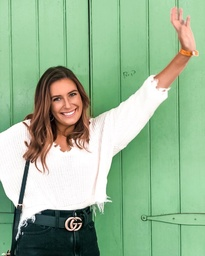
#> input picture images/emily.jpg, 205 x 256 px, shrunk from 1060 x 1325 before the run
$ python BESTgdfilter.py
#> lines starting #> are read from the running program, lines starting #| are printed output that depends on the picture
### simpleimage.py
#!/usr/bin/env python3

"""
Stanford CS106AP SimpleImage

Written by Nick Parlante, Sonja Johnson-Yu, and Nick Bowman.
 -7/2019  version, has file reading, pix, foreach, hidden get/setpix

SimpleImage Features:
Create image:
  image = SimpleImage.blank(400, 200)   # create new image of size
  image = SimpleImage('foo.jpg')        # create from file

Access size
  image.width, image.height

Get pixel at x,y
  pix = image.get_pixel(x, y)
  # pix is RGB tuple like (100, 200, 0)

Set pixel at x,y
  image.set_pixel(x, y, pix)   # set data by tuple also

Get Pixel object at x,y
  pixel = image.get_pixel(x, y)
  pixel.red = 0
  pixel.blue = 255

Show image on screen
  image.show()

The main() function below demonstrates the above functions as a test.
"""

import sys
# If the following line fails, "Pillow" needs to be installed
from PIL import Image


def clamp(num):
    """
    Return a "clamped" version of the given num,
    converted to be an int limited to the range 0..255 for 1 byte.
    """
    num = int(num)
    if num < 0:
        return 0
    if num >= 256:
        return 255
    return num


class Pixel(object):
    """
    A pixel at an x,y in a SimpleImage.
    Supports set/get .red .green .blue
    and get .x .y
    """
    def __init__(self, image, x, y):
        self.image = image
        self._x = x
        self._y = y

    def __str__(self):
        return 'r:' + str(self.red) + ' g:' + str(self.green) + ' b:' + str(self.blue)

    # Pillow image stores each pixel color as a (red, green, blue) tuple.
    # So the functions below have to unpack/repack the tuple to change anything.

    @property
    def red(self):
        return self.image.px[self._x, self._y][0]

    @red.setter
    def red(self, value):
        rgb = self.image.px[self._x, self._y]
        self.image.px[self._x, self._y] = (clamp(value), rgb[1], rgb[2])

    @property
    def green(self):
        return self.image.px[self._x, self._y][1]

    @green.setter
    def green(self, value):
        rgb = self.image.px[self._x, self._y]
        self.image.px[self._x, self._y] = (rgb[0], clamp(value), rgb[2])

    @property
    def blue(self):
        return self.image.px[self._x, self._y][2]

    @blue.setter
    def blue(self, value):
        rgb = self.image.px[self._x, self._y]
        self.image.px[self._x, self._y] = (rgb[0], rgb[1], clamp(value))

    @property
    def x(self):
        return self._x

    @property
    def y(self):
        return self._y


# color tuples for background color names 'red' 'white' etc.
BACK_COLORS = {
    'white': (255, 255, 255),
    'black': (0, 0, 0),
    'red': (255, 0, 0),
    'green': (0, 255, 0),
    'blue': (0, 0, 255),
}


class SimpleImage(object):
    def __init__(self, filename, width=0, height=0, back_color=None):
        """
        Create a new image. This case works: SimpleImage('foo.jpg')
        To create a blank image use SimpleImage.blank(500, 300)
        The other parameters here are for internal/experimental use.
        """
#> called with filename = 'images/emily.jpg', width = 0, height = 0
        # Create pil_image either from file, or making blank
        if filename:
            self.pil_image = Image.open(filename).convert("RGB")
#> self.pil_image is the input picture: PIL image 205x256 RGB; mean R, G, B 152.6, 182.4, 148.8
            if self.pil_image.mode != 'RGB':
                raise Exception('Image file is not RGB')
            self._filename = filename  # hold onto
        else:
            if not back_color:
                back_color = 'white'
            color_tuple = BACK_COLORS[back_color]
            if width == 0 or height == 0:
                raise Exception('Creating blank image requires width/height but got {} {}'
                                .format(width, height))
            self.pil_image = Image.new('RGB', (width, height), color_tuple)
        self.px = self.pil_image.load()
        size = self.pil_image.size
#> size = (205, 256)
        self._width = size[0]
#> self._width = 205
        self._height = size[1]
#> self._height = 256
        self.curr_x = 0
        self.curr_y = 0

    def __iter__(self):
        return self

    def __next__(self):
        if self.curr_x < self.width and self.curr_y < self.height:
            x = self.curr_x
#> x = 0
            y = self.curr_y
            self.increment_curr_counters()
            return Pixel(self, x, y)
        else:
            self.curr_x = 0
            self.curr_y = 0
            raise StopIteration()

    def increment_curr_counters(self):
        self.curr_x += 1
        if self.curr_x == self.width:
            self.curr_x = 0
            self.curr_y += 1

    @classmethod
    def blank(cls, width, height, back_color=None):
        """Create a new blank image of the given width and height, optional back_color."""
        return SimpleImage('', width, height, back_color=back_color)

    # [4 lines left out: function file, not called in this run]

    @property
    def width(self):
        """Width of image in pixels."""
        return self._width

    @property
    def height(self):
        """Height of image in pixels."""
        return self._height

    def get_pixel(self, x, y):
        """
        Returns a Pixel at the given x,y, suitable for getting/setting
        .red .green .blue values.
        """
        if x < 0 or x >= self._width or y < 0 or y >= self.height:
            e = Exception('get_pixel bad coordinate x %d y %d (vs. image width %d height %d)' %
                          (x, y, self._width, self.height))
            raise e
        return Pixel(self, x, y)

    def set_pixel(self, x, y, pixel):
        if x < 0 or x >= self._width or y < 0 or y >= self.height:
            e = Exception('set_pixel bad coordinate x %d y %d (vs. image width %d height %d)' %
                          (x, y, self._width, self.height))
            raise e
        self.px[x, y] = (pixel.red, pixel.green, pixel.blue)

    # [7 lines left out: function set_rgb, not called in this run]

    def _get_pix_(self, x, y):
        """Get pix RGB tuple (200, 100, 50) for the given x,y."""
        return self.px[x, y]

    def _set_pix_(self, x, y, pix):
        """Set the given pix RGB tuple into the image at the given x,y."""
        self.px[x, y] = pix

    def show(self):
        """Displays the image using an external utility."""
        self.pil_image.show()

    # [39 lines left out: functions make_as_big_as, main, not called in this run]


# [2 lines that do not run on import are left out]

### BESTgdfilter.py
"""
The objective of this code is to take any image and give it a hand-drawn, graphic design look.

To do this, the code identifies the RGB values (aka colors) for every pixel in the image and determines the most
common RGB values. Then, the code re-identifies RGB values for every pixel and this time, the
code assigns a previously determined common color to the pixel based on which common color is closest
to the RGB value of that pixel.

Once the edit is applied, a side-by-side picture of the original and new image is shown.
"""

from simpleimage import SimpleImage
from statistics import mode, StatisticsError

DEFAULT_IMAGE = 'images/emily.jpg'

# Constants for edit: RECOLOR1 10, 40, 0.05

"""
The larger this constant, the more colors similar to main color are removed from list_of_all_colors.
This creates a shorter, more diversified list of main colors (on RGB scale 0-255)
"""
RGB_ERROR_RANGE = 10

"""
The larger this constant, the more pixels are converted to a main color similar to it.
"""
RGB_BIG_ERROR_RANGE = 40

"""
The larger this constant, the more hues of main color are removed from list_of_all_colors.
 This creates a shorter, more diversified list of main colors (on RGB scale 0-255)
"""
RATIO_ERROR_RANGE = 0.05


def main():
    file = get_file()

    original = SimpleImage(file)
    original.show()

    list_of_main_colors = find_main_colors(original)
    gd = edit(original, list_of_main_colors)
    gd.show()

    original = SimpleImage(file)
    final = before_after(original, gd)
    final.show()


def find_main_colors(original):
    list_of_all_colors = []
    list_of_main_colors = []
    for pixel in original:
        r = pixel.red
        g = pixel.green
        b = pixel.blue
        data_point = (r, g, b)
        list_of_all_colors.append(data_point)
    while True:
        try:
            # To get main color, find the most occurring RGB value (mode) in list of all colors
            main_color = mode(list_of_all_colors)
            list_of_main_colors.append(main_color)
            # Update list of all colors to exclude the most occurring color
            list_of_all_colors = [data_point for data_point in list_of_all_colors if data_point != main_color]
            # Update list of all colors to exclude colors near the most occurring color
            list_of_all_colors = [data_point for data_point in list_of_all_colors if
                                  not_near_main_color_1(data_point, main_color)]
            # Update list of all colors to exclude colors with similar hues of the most occurring color
            list_of_all_colors = [data_point for data_point in list_of_all_colors if
                                  not_near_main_color_2(data_point, main_color)]
        except StatisticsError:  # When there is no more mode in the list of all colors, break the loop
            break
    return list_of_main_colors  # We have the main colors in the image!


# The r, g, AND b values of a pixel had to fall outside a given range to remain in list of all colors
def not_near_main_color_1(data_point, main_color):
    if (data_point[0] < main_color[0] - RGB_ERROR_RANGE) or (data_point[0] > main_color[0] + RGB_ERROR_RANGE):
        if (data_point[1] < main_color[1] - RGB_ERROR_RANGE) or (data_point[1] > main_color[1] + RGB_ERROR_RANGE):
            if (data_point[2] < main_color[2] - RGB_ERROR_RANGE) or (data_point[2] > main_color[2] + RGB_ERROR_RANGE):
                return True


# The r, g, AND b ratios of a pixel had to fall outside a given range to remain in list of all colors
# If the ratios of two colors are similar, they merely differ in hue i.e. darker (1, 2, 1) & lighter (20, 43, 22)
def not_near_main_color_2(data_point, main_color):
    sum_data_point = (data_point[0] + data_point[1] + data_point[2]) + .01
    data_point_ratio = (data_point[0] / sum_data_point, data_point[1] / sum_data_point, data_point[2] / sum_data_point)
    sum_main_color = (main_color[0] + main_color[1] + main_color[2]) + .01
    main_color_ratio = (main_color[0] / sum_main_color, main_color[1] / sum_main_color, main_color[2] / sum_main_color)
    if (data_point_ratio[0] <= main_color_ratio[0] - RATIO_ERROR_RANGE) or \
            (data_point_ratio[0] >= main_color_ratio[0] + RATIO_ERROR_RANGE):
        if (data_point_ratio[0] <= main_color_ratio[0] - RATIO_ERROR_RANGE) or \
                (data_point_ratio[0] >= main_color_ratio[0] + RATIO_ERROR_RANGE):
            if (data_point_ratio[0] <= main_color_ratio[0] - RATIO_ERROR_RANGE) or \
                    (data_point_ratio[0] >= main_color_ratio[0] + RATIO_ERROR_RANGE):
                return True


def edit(original, list_of_main_colors):
    done = assign_main_colors(original, list_of_main_colors)
    return done


def assign_main_colors(original, list_of_main_colors):
    # Take the list of main colors and put them into a dictionary so they can be accessed
    num_of_colors = len(list_of_main_colors)
    color_dict = dict()
    for i in range(num_of_colors):
        color_dict["color " + str(i + 1)] = list_of_main_colors[i]
    print(color_dict)
#| {'color 1': (254, 252, 253), 'color 2': (126, 186, 132), 'color 3': (7, 27, 25), 'color 4': (19, 40, 41), 'color 5': (235, 167, 144), 'color 6': (192, 119, 86), 'color 7': (34, 15, 8), 'color 8': (177, 99, 53)}
    # Again, find RGB values for every pixel. This time, replace pixel with closest main color
    for pixel in original:
        r = pixel.red
        g = pixel.green
        b = pixel.blue
        data_point = (r, g, b)
        recolor1(data_point, color_dict, pixel)
#> in show (call 2), `self.pil_image.show()`:
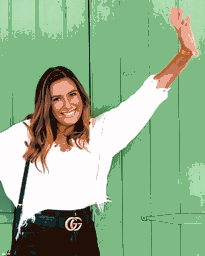
#> shown: PIL image 205x256 RGB; mean R, G, B 147.3, 176.6, 140.7
    return original


# If r, g, AND b values fall between specified range for a main color, change that pixel to the main color
# Will run through main colors until there is a match for all values
# Range constant is relatively large so that every pixel is replaced by main color
def recolor1(data_point, color_dict, pixel):
    for k in color_dict:
        if (color_dict[k])[0] - RGB_BIG_ERROR_RANGE < data_point[0] < (color_dict[k])[0] + RGB_BIG_ERROR_RANGE:
            if (color_dict[k])[1] - RGB_BIG_ERROR_RANGE < data_point[1] < (color_dict[k])[1] + RGB_BIG_ERROR_RANGE:
                if (color_dict[k])[2] - RGB_BIG_ERROR_RANGE < data_point[2] < (color_dict[k])[2] + RGB_BIG_ERROR_RANGE:
                    pixel.red = (color_dict[k])[0]
                    pixel.green = (color_dict[k])[1]
                    pixel.blue = (color_dict[k])[2]

# Creates a side-by-side picture of the original and new image
def before_after(original, gd):
    width = original.width
    height = original.height
    sbs_image = SimpleImage.blank(2 * width, height)
#> in __init__ (call 3), `self.pil_image = Image.new('RGB', (width, height), color_tuple)`: self.pil_image: PIL image 410x256 RGB; every value is 255
    for y in range(height):
        for x in range(width):
            before = original.get_pixel(x, y)
            sbs_image.set_pixel(x, y, before)
            after = gd.get_pixel(x, y)
            sbs_image.set_pixel((width + x), y, after)
    return sbs_image


# Read image file path from user, or use the default file
def get_file():
    filename = input('Enter image file (or press enter for default): ')
    if filename == '':
        filename = DEFAULT_IMAGE
    return filename


if __name__ == '__main__':
#> (the run stopped early here; a loop or call above may not have finished)
